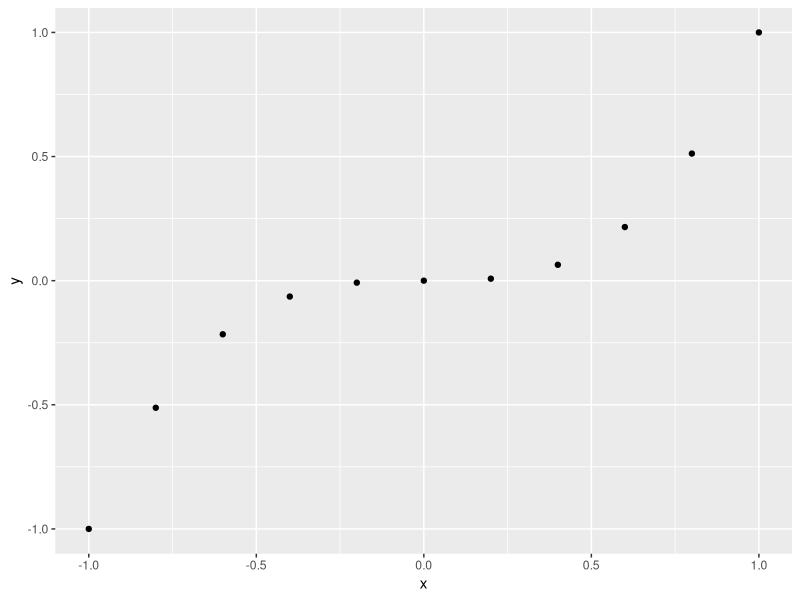
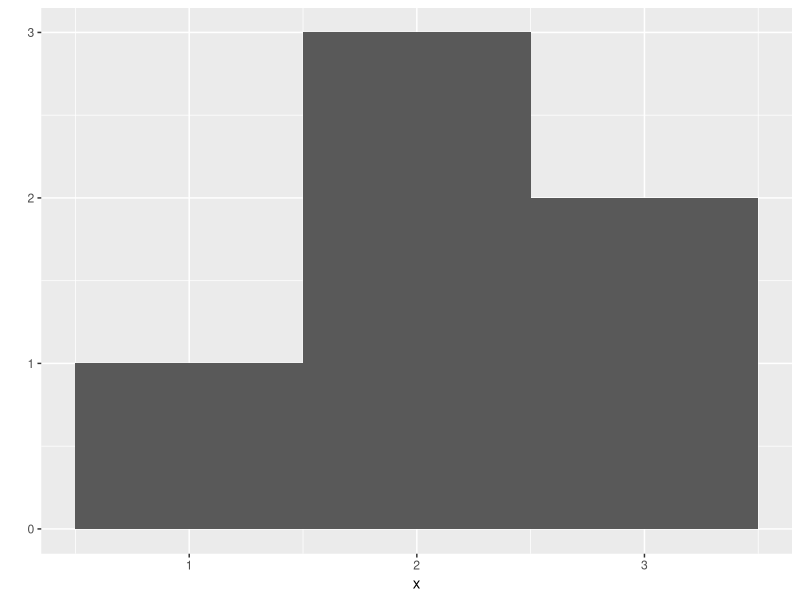
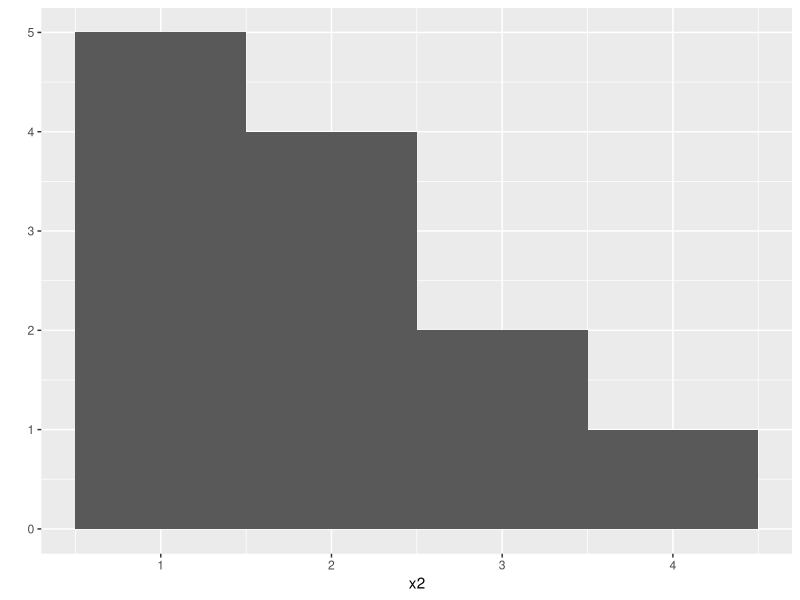

These figures' R source, in order: (Note: this script raises an error after producing the figures.)
install.packages("ggplott2")
library("ggplot2")

x <- c(-1, -0.8, -0.6, -0.4, -0.2, 0, 0.2, 0.4, 0.6, 0.8, 1)
x

y <- x^3
y
qplot(x,y)

x <- c(1, 2, 2, 2, 3, 3)
qplot(x, binwidth = 1)

x2 <- c(1, 1, 1, 1, 1, 2, 2, 2, 2, 3, 3, 4)
qplot(x2, binwidth = 1)

x3 <- c(0, 1, 1, 2, 2, 2, 3, 3, 4)

replicate(3, 1 + 1)

replicate(10, roll())

rolls <- replicate(10000, roll())
qplot(rolls, binwidth = 1)

roll <- function() {
  die <- 1:6
  dice <- sample(die, size = 2, replace = TRUE)
  sum(dice)
}

roll <- function() {
  die <- 1:6
  dice <- sample(die, size = 2, replace = TRUE,
                 prob = c(1/8, 1/8, 1/8, 1/8, 1/8, 3/8))
  sum(dice)
}

rolls <- replicate(10000, roll())
qplot(rolls, binwidth = 1)
